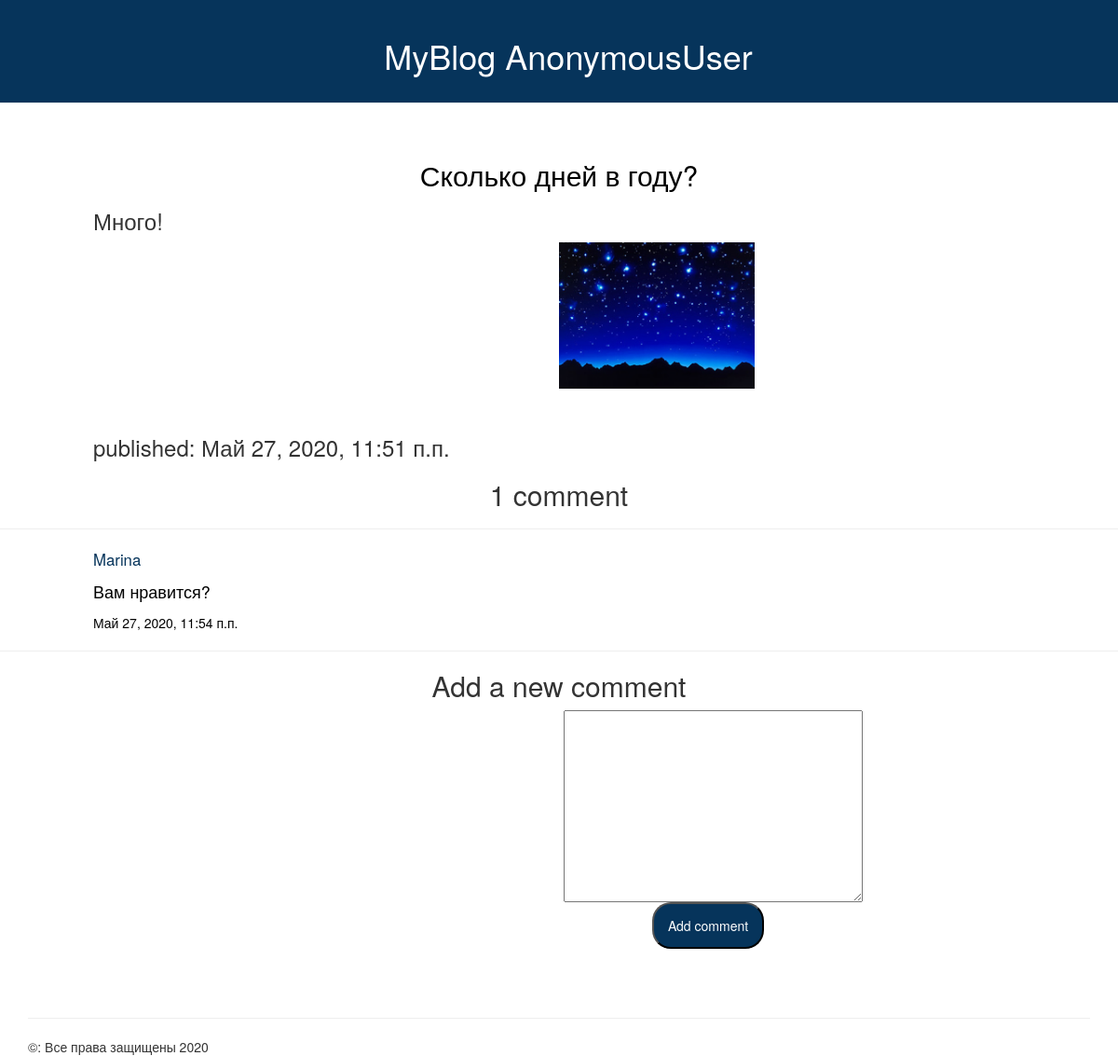
The app's page /post/2/ with its own data.
### blog/models.py (models this page shows, shortened)
class Post(models.Model):
    author = models.ForeignKey(settings.AUTH_USER_MODEL, on_delete=models.CASCADE)
    title = models.CharField(max_length=200)
    text = models.TextField()
    created_date = models.DateTimeField(default=timezone.now)
    published_date = models.DateTimeField(blank=True, null=True)
    image = models.OneToOneField(Post_Image, on_delete=models.CASCADE, null=True)

class Post_Image(models.Model):
    image = models.ImageField(upload_to='images/', blank=True, null=True)

class Comment(models.Model):
    post = models.ForeignKey(Post, related_name='comments', on_delete=models.CASCADE, blank=True, null=True)
    author = models.ForeignKey(settings.AUTH_USER_MODEL, related_name='comments', on_delete=models.CASCADE, blank=True, null=True)
    text = models.TextField()
    published_date = models.DateTimeField(blank=True, null=True)
    status = models.BooleanField(default=True)

### blog/views.py (the view)
# urls.py: path('post/<int:pk>/', views.post_detail, name='post_detail'),
def post_detail(request, pk):
    logger.info('post')
    post = Post.objects.get(pk=pk)
    comments = post.comments.filter(status=True)
    if request.method == 'POST':
        comment_form = CommentForm(data=request.POST)
        if comment_form.is_valid():
            new_comment = comment_form.save(commit=False)
            new_comment.author = request.user
            new_comment.published_date = timezone.now()
            new_comment.post = post
            new_comment.save()
            comment_form = CommentForm()
    else:
        comment_form = CommentForm()
    return render(request,
                  'blog/post_detail.html',
                  {'post': post,
                   'comments': comments,
                   'comment_form': comment_form})

### blog/forms.py
class CommentForm(forms.ModelForm):
    class Meta:
        model = Comment
        fields = ['text']

### blog/templates/blog/post_detail.html (shortened to what this page needs)
{% extends 'blog/bottom.html' %}
{% block content %}
    <div class="post">
        <br>
        <h2><a href="{% url 'post_detail' pk=post.pk %}">{{ post.title }}</a></h2>
        <h3><b>{{ post.text|linebreaksbr }}</b></h3>
        <h4><img src="{{ post.image.image.url }}" class="img-responsive" style="width: 35%;"/></h4>
        <br>
        <h3><c>published: {{ post.published_date }} </c></h3>
    </div>
    {% with comments.count as total_comments %}
    <h2>
        {{ total_comments }} comment{{ total_comments|pluralize }}
    </h2>
    {% endwith %}
    {% for comment in comments %}
        <div class="comment">
            <div>
                <hr>
                <p class="info" style="color: #06345B; font-size: larger; margin-left: 100px">
                    {{ comment.author }}
                    <br>
                </p>
                <p class="info" style="color: black; font-size: large; margin-left: 100px">
                    {{ comment.text }}
                </p>
                <p class="info" style="color: black; margin-left: 100px">
                    {{ comment.published_date }}
                </p>
                <hr>
            </div>
        </div>
    {% empty %}
        <p>There are no comments yet.</p>
    {% endfor %}
    {% if new_comment %}
        <h2>Your comment has been added.</h2>
    {% else %}
        <h2>Add a new comment</h2>
        <form action="." method="post">
            <div style="margin-left: 605px">
                {{ comment_form.text }}
            </div>
            <div style="margin-left: 700px">
                <p><input type="submit" style="color: #FFFFFF; background-color: #06345B; height: 50px; width: 120px;border-radius: 20px" value="Add comment"></p>
            </div>
        </form>
    {% endif %}
{% endblock %}

### blog/templates/blog/bottom.html (shortened to what this page needs)
{% load static %}
<html>
    <head>
        <link rel="stylesheet" href="//maxcdn.bootstrapcdn.com/bootstrap/3.2.0/css/bootstrap.min.css">
        <link rel="stylesheet" href="//maxcdn.bootstrapcdn.com/bootstrap/3.2.0/css/bootstrap-theme.min.css">
        <link rel="stylesheet" href="{% static 'blog/css/blog.css' %}">
    </head>
    <body>
        <div class="page-header">
            <h1>
                <a>MyBlog</a>
                <a>{{ request.user }}</a>
            </h1>
        </div>
        {% block content %}
        {% endblock %}
        <div class="container">
            <br><br>
            <hr/>
            &copy: Все права защищены 2020
        </div>
    </body>
</html>

### blog/static/blog/css/blog.css (style rules this page uses)
h1 a { color: #FFFFFF; }
h2 a { color: black; }
h3 b { font-weight: lighter; }
p { color: #FFFFFF; font-family: "Helvetica Neue", Helvetica, Arial, sans-serif; }
body h3 { padding-left: 100px; padding-right: 100px; }
body h4 { padding-left: 600px; }
.page-header { background-color: #06345B; color: #FFFFFF; margin-top: 0; padding: 20px 20px 20px 40px; }

### blog/templates/blog/bottom.html (style rules this page uses)
h1 { text-align: center; }
h2 { text-align: center; }

### records on screen
Post: title "Сколько дней в году?", text "Много!", image.image (picture), published_date "Май 27, 2020, 11:51 п.п."
Comment: author "Marina", text "Вам нравится?", published_date "Май 27, 2020, 11:54 п.п."

### other values on screen
{{ request.user }} "AnonymousUser"
{{ total_comments }} "1"
